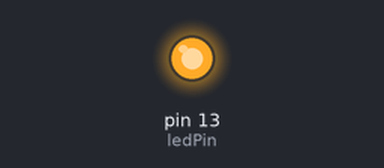
This sketch was run on a simulated Arduino Uno, built with avr-gcc and run on an emulated ATmega328P. Shown: output pins drawn as LEDs (lit = HIGH).

Above: at 0.16 s.
At 14.6 s:
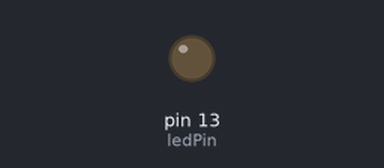
Timing chart, 0 to 21.2 s (numbered marks = the images above):
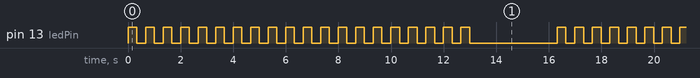

Measured:
- by itself, pin 13 (ledPin): repeats every 16.3 s: HIGH 0.33 s, LOW 3.3 s, 19 × (HIGH 0.33 s, LOW 0.33 s)
- by itself, everything shown: repeats every 16.3 s, in 40 steps

The sketch:

01_blink_led5_for_loop.ino
```cpp
int ledPin = 13;
int delayPeriod = 333;

// the setup function runs once when you press reset or power the board
void setup() {
  // initialize digital pin LED_BUILTIN as an output.
  pinMode(ledPin, OUTPUT);
}

// the loop function runs over and over again forever
void loop() {
  // faz o LED piscar 20x e depois pausa 3 segundos
  for (int i = 0; i < 20; i++) {
  	digitalWrite(ledPin, HIGH);
    delay(delayPeriod);
    digitalWrite(ledPin, LOW);
    delay(delayPeriod);
  }

  delay(3000);
}
```
